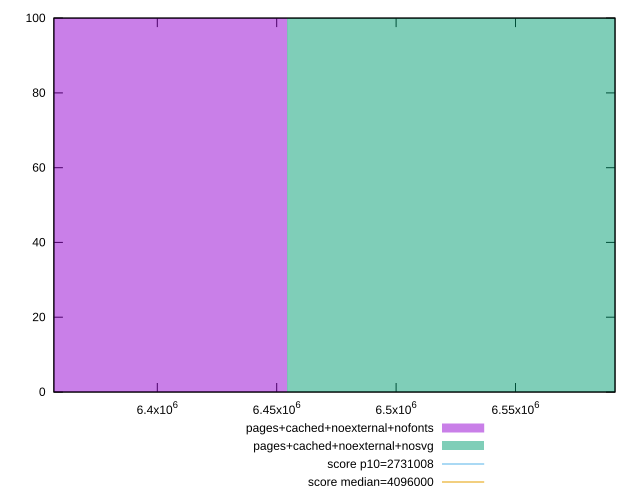

Recreate this plot in gnuplot.
reset

$pagesCachedNoexternalNofonts <<EOF
6317051.993707206 100
EOF

$pagesCachedNoexternalNosvg <<EOF
6591706.428216215 100
EOF

set key outside below
set boxwidth 274654.43450900895
set xrange [6356730:6591644]
set yrange [0:100]
set trange [0:100]
set style fill transparent solid 0.5 noborder

set parametric
set terminal svg size 640, 500 enhanced background rgb 'white'
set output "report_00007_2020-12-11T15:55:29.892Z/total-byte-weight/comparison/histogram/6_vs_7.svg"

plot $pagesCachedNoexternalNofonts title "pages+cached+noexternal+nofonts" with boxes, \
     $pagesCachedNoexternalNosvg title "pages+cached+noexternal+nosvg" with boxes, \
     2731008,t title "score p10=2731008", \
     4096000,t title "score median=4096000"

reset
